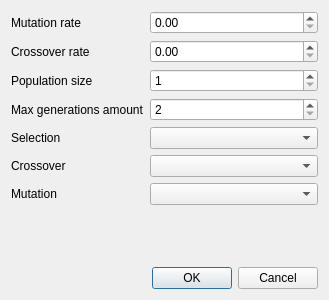
<?xml version="1.0" encoding="UTF-8"?>
<ui version="4.0">
 <class>HyperparametersDialog</class>
 <widget class="QDialog" name="HyperparametersDialog">
  <property name="geometry">
   <rect>
    <x>0</x>
    <y>0</y>
    <width>329</width>
    <height>300</height>
   </rect>
  </property>
  <property name="windowTitle">
   <string>Dialog</string>
  </property>
  <property name="layoutDirection">
   <enum>Qt::LeftToRight</enum>
  </property>
  <layout class="QVBoxLayout" name="verticalLayout">
   <item>
    <layout class="QFormLayout" name="formLayout">
     <item row="0" column="0">
      <widget class="QLabel" name="mutationRateLabel">
       <property name="text">
        <string>Mutation rate</string>
       </property>
      </widget>
     </item>
     <item row="0" column="1">
      <widget class="QDoubleSpinBox" name="mutationRateDoubleSpinBox">
       <property name="maximum">
        <double>1.000000000000000</double>
       </property>
       <property name="singleStep">
        <double>0.010000000000000</double>
       </property>
      </widget>
     </item>
     <item row="1" column="0">
      <widget class="QLabel" name="crossoverRateLabel">
       <property name="text">
        <string>Crossover rate</string>
       </property>
      </widget>
     </item>
     <item row="1" column="1">
      <widget class="QDoubleSpinBox" name="crossoverRateDoubleSpinBox">
       <property name="maximum">
        <double>1.000000000000000</double>
       </property>
       <property name="singleStep">
        <double>0.010000000000000</double>
       </property>
      </widget>
     </item>
     <item row="2" column="0">
      <widget class="QLabel" name="populationSizeLabel">
       <property name="text">
        <string>Population size</string>
       </property>
      </widget>
     </item>
     <item row="2" column="1">
      <widget class="QSpinBox" name="populationSizeSpinBox">
       <property name="minimum">
        <number>1</number>
       </property>
       <property name="maximum">
        <number>1000</number>
       </property>
      </widget>
     </item>
     <item row="3" column="0">
      <widget class="QLabel" name="maxGenerationsAmountLabel">
       <property name="text">
        <string>Max generations amount</string>
       </property>
      </widget>
     </item>
     <item row="3" column="1">
      <widget class="QSpinBox" name="maxGenerationsAmountSpinBox">
       <property name="minimum">
        <number>2</number>
       </property>
       <property name="maximum">
        <number>100000</number>
       </property>
      </widget>
     </item>
     <item row="4" column="0">
      <widget class="QLabel" name="selectionLabel">
       <property name="text">
        <string>Selection</string>
       </property>
      </widget>
     </item>
     <item row="4" column="1">
      <widget class="QComboBox" name="selectionComboBox"/>
     </item>
     <item row="5" column="0">
      <widget class="QLabel" name="crossoverLabel">
       <property name="text">
        <string>Crossover</string>
       </property>
      </widget>
     </item>
     <item row="5" column="1">
      <widget class="QComboBox" name="crossoverComboBox"/>
     </item>
     <item row="6" column="0">
      <widget class="QLabel" name="mutationLabel">
       <property name="text">
        <string>Mutation</string>
       </property>
      </widget>
     </item>
     <item row="6" column="1">
      <widget class="QComboBox" name="mutationComboBox"/>
     </item>
    </layout>
   </item>
   <item>
    <widget class="QDialogButtonBox" name="buttonBox">
     <property name="orientation">
      <enum>Qt::Horizontal</enum>
     </property>
     <property name="standardButtons">
      <set>QDialogButtonBox::Cancel|QDialogButtonBox::Ok</set>
     </property>
    </widget>
   </item>
  </layout>
 </widget>
 <resources/>
 <connections>
  <connection>
   <sender>buttonBox</sender>
   <signal>accepted()</signal>
   <receiver>HyperparametersDialog</receiver>
   <slot>accept()</slot>
   <hints>
    <hint type="sourcelabel">
     <x>248</x>
     <y>254</y>
    </hint>
    <hint type="destinationlabel">
     <x>157</x>
     <y>274</y>
    </hint>
   </hints>
  </connection>
  <connection>
   <sender>buttonBox</sender>
   <signal>rejected()</signal>
   <receiver>HyperparametersDialog</receiver>
   <slot>reject()</slot>
   <hints>
    <hint type="sourcelabel">
     <x>316</x>
     <y>260</y>
    </hint>
    <hint type="destinationlabel">
     <x>286</x>
     <y>274</y>
    </hint>
   </hints>
  </connection>
 </connections>
</ui>
